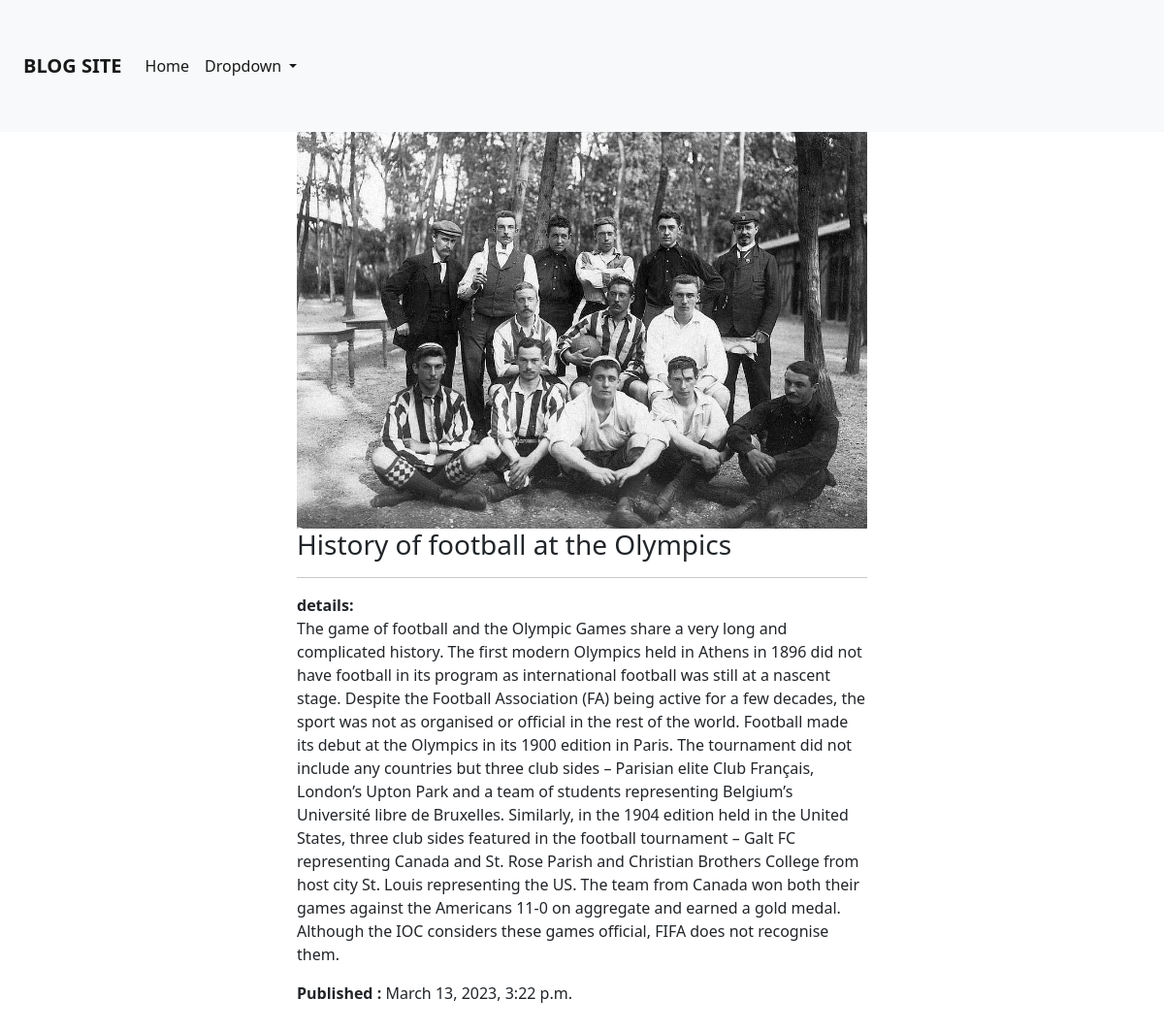
Page /blog_details/History of football at the Olympics/ on the committed database.
### blogApp/models.py (models this page shows, shortened)
class Blogpost(models.Model):
    title = models.CharField(max_length=200)
    description = models.TextField(blank=True, null=True)
    status = models.CharField(max_length=20, blank=True, null=True)
    image = models.ImageField(upload_to='Blog Image/',
                              default='default/default.png')
    published_date = models.DateTimeField(auto_now_add=True)

### blogApp/views.py (the view)
# urls.py: path('blog_details/<str:title>/', views.blogDetails, name='blogdetails'),
def blogDetails(request,title):
    details = Blogpost.objects.get(title=title)
    context = {
        'bDetails': details,
    }
    return  render(request, 'home/blog_details.html', context)

### templates/home/blog_details.html (shortened to what this page needs)
{% extends "base/base.html" %}
{% block body %}
<div>
    <div class="row ">
        <div class="col-lg-3 ">
        </div>
        <div class="col-6 pb-3">
            <img src="{{bDetails.image.url}}" class="d-block w-100" alt="...">
            <h3>{{bDetails.title}}</h3>
            <hr>
            <p>
                <b>details:</b>
                <br>
                {{bDetails.description}}
            </p>
            <p>
                <b>Published : </b> {{bDetails.published_date}}
            </p>
        </div>
        <div class="col-lg-3">
        </div>
    </div>
</div>
{% endblock body %}

### rows in the picture
Blogpost: image (picture), title "History of football at the Olympics", description "The game of football and the Olympic Games share a very long and complicated history. The first modern Olympics held in Athens in 1896 did not have football in its program as international football was still at a nascent stage. Despite the Football Association (FA) being active for a few decades, the sport was not as organised or official in the rest of the world. Football made its debut at the Olympics in its 1900 edition in Paris. The tournament did not include any countries but three club sides – Parisian elite Club Français, London’s Upton Park and a team of students representing Belgium’s Université libre de Bruxelles. Similarly, in the 1904 edition held in the United States, three…", published_date "March 13, 2023, 3:22 p.m."
